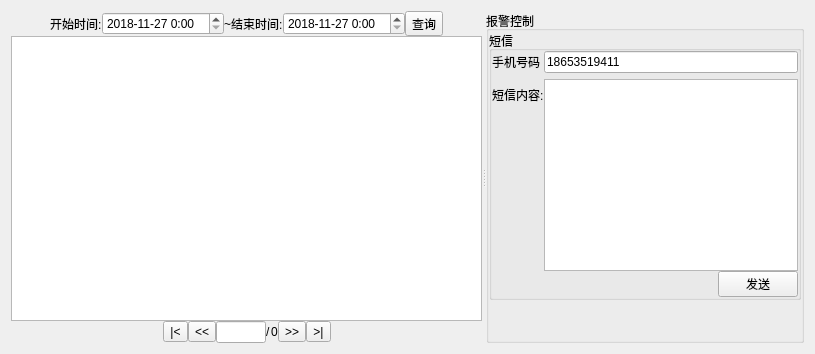
       <widget class="QWidget" name="tab_2">
        <attribute name="title">
         <string>报警</string>
        </attribute>
        <layout class="QHBoxLayout" name="horizontalLayout_6">
         <item>
          <widget class="QSplitter" name="splitter_4">
           <property name="orientation">
            <enum>Qt::Horizontal</enum>
           </property>
           <widget class="QWidget" name="layoutWidget">
            <layout class="QVBoxLayout" name="verticalLayout_2">
             <property name="spacing">
              <number>0</number>
             </property>
             <item>
              <layout class="QHBoxLayout" name="horizontalLayout_4">
               <item>
                <spacer name="horizontalSpacer_5">
                 <property name="orientation">
                  <enum>Qt::Horizontal</enum>
                 </property>
                 <property name="sizeHint" stdset="0">
                  <size>
                   <width>40</width>
                   <height>20</height>
                  </size>
                 </property>
                </spacer>
               </item>
               <item>
                <widget class="QLabel" name="label">
                 <property name="text">
                  <string>开始时间:</string>
                 </property>
                </widget>
               </item>
               <item>
                <widget class="QDateTimeEdit" name="dateTimeEdit">
                 <property name="minimumDate">
                  <date>
                   <year>2018</year>
                   <month>11</month>
                   <day>27</day>
                  </date>
                 </property>
                 <property name="displayFormat">
                  <string>yyyy-M-d H:mm</string>
                 </property>
                </widget>
               </item>
               <item>
                <widget class="QLabel" name="label_2">
                 <property name="text">
                  <string>~</string>
                 </property>
                </widget>
               </item>
               <item>
                <widget class="QLabel" name="label_3">
                 <property name="text">
                  <string>结束时间:</string>
                 </property>
                </widget>
               </item>
               <item>
                <widget class="QDateTimeEdit" name="dateTimeEdit_2">
                 <property name="minimumDate">
                  <date>
                   <year>2018</year>
                   <month>11</month>
                   <day>27</day>
                  </date>
                 </property>
                 <property name="displayFormat">
                  <string>yyyy-M-d H:mm</string>
                 </property>
                </widget>
               </item>
               <item>
                <widget class="QToolButton" name="toolButton_10">
                 <property name="text">
                  <string>查询</string>
                 </property>
                </widget>
               </item>
               <item>
                <spacer name="horizontalSpacer_2">
                 <property name="orientation">
                  <enum>Qt::Horizontal</enum>
                 </property>
                 <property name="sizeHint" stdset="0">
                  <size>
                   <width>40</width>
                   <height>20</height>
                  </size>
                 </property>
                </spacer>
               </item>
              </layout>
             </item>
             <item>
              <widget class="QTableWidget" name="tableWidget_2"/>
             </item>
             <item>
              <layout class="QHBoxLayout" name="horizontalLayout_5">
               <item>
                <spacer name="horizontalSpacer_3">
                 <property name="orientation">
                  <enum>Qt::Horizontal</enum>
                 </property>
                 <property name="sizeHint" stdset="0">
                  <size>
                   <width>40</width>
                   <height>20</height>
                  </size>
                 </property>
                </spacer>
               </item>
               <item>
                <widget class="QToolButton" name="toolButton_7">
                 <property name="text">
                  <string>|&lt;</string>
                 </property>
                </widget>
               </item>
               <item>
                <widget class="QToolButton" name="toolButton_8">
                 <property name="text">
                  <string>&lt;&lt;</string>
                 </property>
                </widget>
               </item>
               <item>
                <widget class="QLineEdit" name="lineEdit">
                 <property name="sizePolicy">
                  <sizepolicy hsizetype="Preferred" vsizetype="Fixed">
                   <horstretch>0</horstretch>
                   <verstretch>0</verstretch>
                  </sizepolicy>
                 </property>
                 <property name="minimumSize">
                  <size>
                   <width>50</width>
                   <height>0</height>
                  </size>
                 </property>
                 <property name="maximumSize">
                  <size>
                   <width>50</width>
                   <height>16777215</height>
                  </size>
                 </property>
                </widget>
               </item>
               <item>
                <widget class="QLabel" name="label_4">
                 <property name="text">
                  <string>/</string>
                 </property>
                </widget>
               </item>
               <item>
                <widget class="QLabel" name="label_Pages">
                 <property name="text">
                  <string>0</string>
                 </property>
                </widget>
               </item>
               <item>
                <widget class="QToolButton" name="toolButton_9">
                 <property name="text">
                  <string>&gt;&gt;</string>
                 </property>
                </widget>
               </item>
               <item>
                <widget class="QToolButton" name="toolButton_6">
                 <property name="text">
                  <string>&gt;|</string>
                 </property>
                </widget>
               </item>
               <item>
                <spacer name="horizontalSpacer_4">
                 <property name="orientation">
                  <enum>Qt::Horizontal</enum>
                 </property>
                 <property name="sizeHint" stdset="0">
                  <size>
                   <width>40</width>
                   <height>20</height>
                  </size>
                 </property>
                </spacer>
               </item>
              </layout>
             </item>
            </layout>
           </widget>
           <widget class="QGroupBox" name="groupBox">
            <property name="title">
             <string>报警控制</string>
            </property>
            <layout class="QVBoxLayout" name="verticalLayout_3">
             <property name="spacing">
              <number>0</number>
             </property>
             <property name="leftMargin">
              <number>0</number>
             </property>
             <property name="topMargin">
              <number>0</number>
             </property>
             <property name="rightMargin">
              <number>0</number>
             </property>
             <property name="bottomMargin">
              <number>0</number>
             </property>
             <item>
              <widget class="QGroupBox" name="groupBox_3">
               <property name="title">
                <string>短信</string>
               </property>
               <layout class="QVBoxLayout" name="verticalLayout_4">
                <property name="spacing">
                 <number>0</number>
                </property>
                <property name="leftMargin">
                 <number>0</number>
                </property>
                <property name="topMargin">
                 <number>0</number>
                </property>
                <property name="rightMargin">
                 <number>0</number>
                </property>
                <property name="bottomMargin">
                 <number>0</number>
                </property>
                <item>
                 <layout class="QFormLayout" name="formLayout">
                  <property name="horizontalSpacing">
                   <number>0</number>
                  </property>
                  <property name="verticalSpacing">
                   <number>6</number>
                  </property>
                  <item row="0" column="0">
                   <widget class="QLabel" name="label_5">
                    <property name="text">
                     <string>手机号码</string>
                    </property>
                   </widget>
                  </item>
                  <item row="0" column="1">
                   <widget class="QLineEdit" name="lineEdit_PhoneNumber">
                    <property name="text">
                     <string>18653519411</string>
                    </property>
                   </widget>
                  </item>
                  <item row="1" column="0">
                   <widget class="QLabel" name="label_6">
                    <property name="text">
                     <string>短信内容:</string>
                    </property>
                   </widget>
                  </item>
                  <item row="1" column="1">
                   <widget class="QTextEdit" name="textEdit">
                    <property name="maximumSize">
                     <size>
                      <width>16777215</width>
                      <height>16777215</height>
                     </size>
                    </property>
                   </widget>
                  </item>
                 </layout>
                </item>
                <item>
                 <layout class="QHBoxLayout" name="horizontalLayout_7">
                  <item>
                   <spacer name="horizontalSpacer_6">
                    <property name="orientation">
                     <enum>Qt::Horizontal</enum>
                    </property>
                    <property name="sizeHint" stdset="0">
                     <size>
                      <width>40</width>
                      <height>20</height>
                     </size>
                    </property>
                   </spacer>
                  </item>
                  <item>
                   <widget class="QPushButton" name="pushButton_SendMessage">
                    <property name="text">
                     <string>发送</string>
                    </property>
                   </widget>
                  </item>
                 </layout>
                </item>
               </layout>
              </widget>
             </item>
             <item>
              <spacer name="verticalSpacer">
               <property name="orientation">
                <enum>Qt::Vertical</enum>
               </property>
               <property name="sizeHint" stdset="0">
                <size>
                 <width>20</width>
                 <height>40</height>
                </size>
               </property>
              </spacer>
             </item>
            </layout>
           </widget>
          </widget>
         </item>
        </layout>
       </widget>
